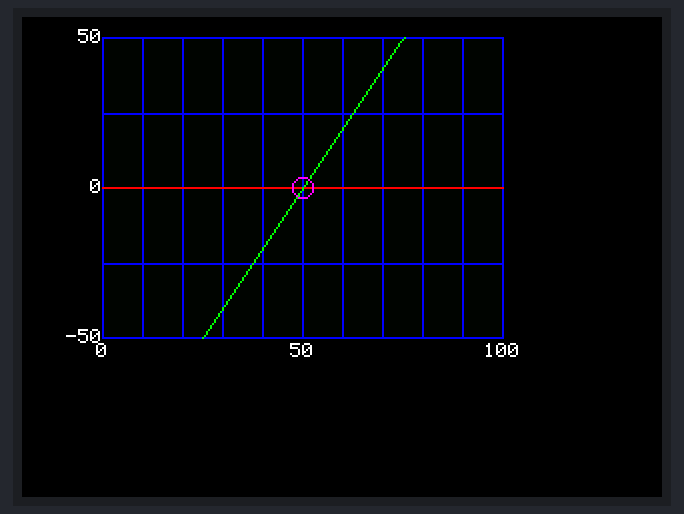
The sketch below on a simulated ESP32. Shown: 320×240 colour display.

Above: at 5.31 s.
At 9.61 s:
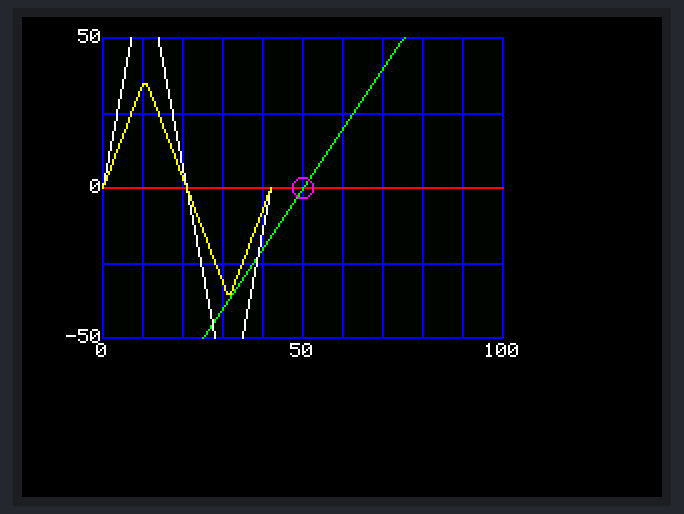
At 13.91 s:
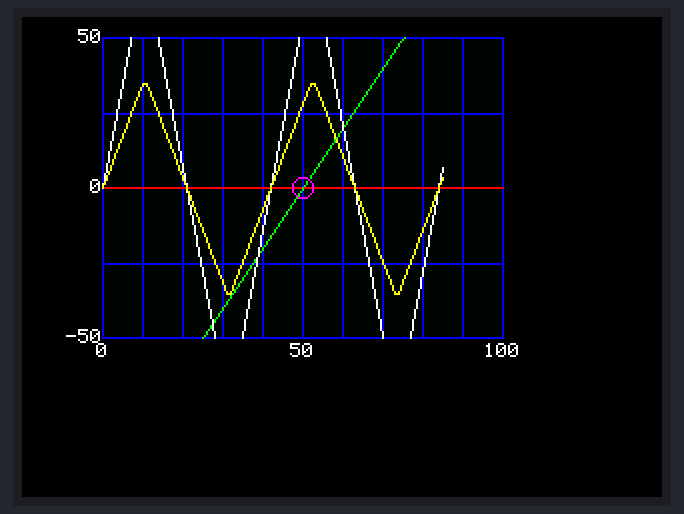
At 22.62 s:
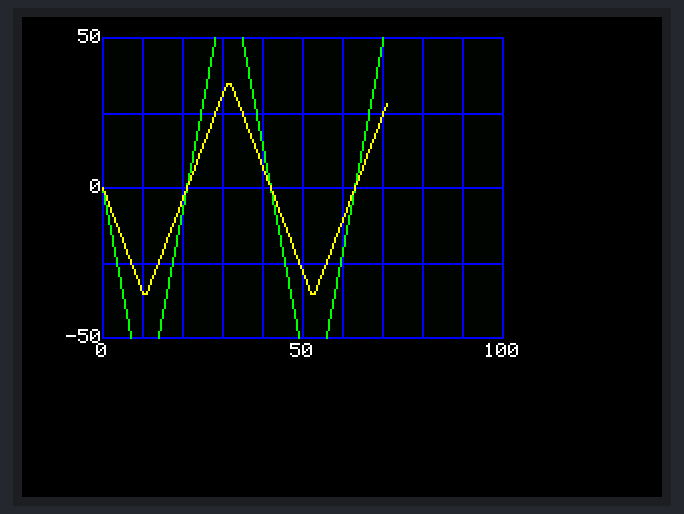
At 31.22 s:
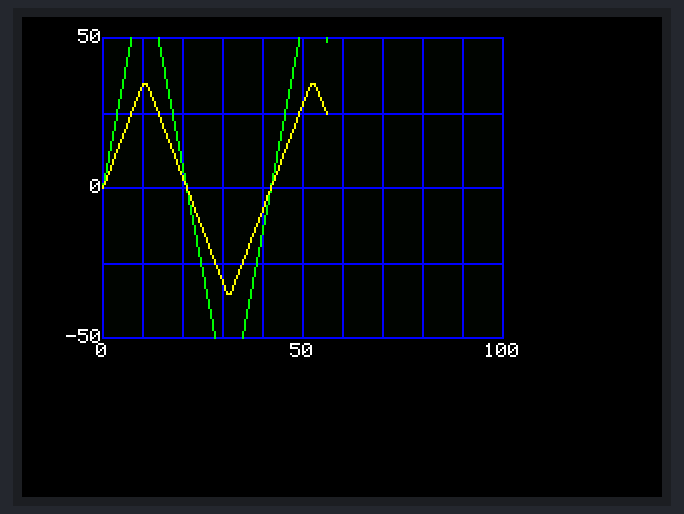
At 39.94 s:
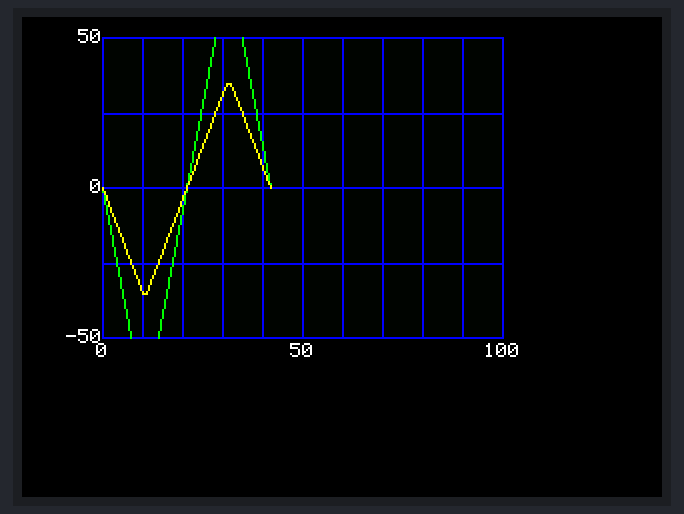

The sketch:

Graph_demo_2.ino
```cpp
// Demonstrate graph widget functions with two independant trace instances
// Multiple traces can be drawn at a time with multiple trace instances
// Note: Traces are automatically clipped at graph boundaries by widget library

// Requires widget library here:
// https://github.com/Bodmer/TFT_eWidget

#include <TFT_eSPI.h>
TFT_eSPI tft = TFT_eSPI();

#include <TFT_eWidget.h>               // Widget library

GraphWidget gr = GraphWidget(&tft);    // Graph widget

// Traces are drawn on tft using graph instance
TraceWidget tr1 = TraceWidget(&gr);    // Graph trace 1
TraceWidget tr2 = TraceWidget(&gr);    // Graph trace 2

void setup() {
  Serial.begin(115200);
  delay(5000);
  tft.begin();
  tft.setRotation(3);
  tft.fillScreen(TFT_BLACK);

  // Graph area is 200 pixels wide, 150 high, dark grey background
  gr.createGraph(200, 150, tft.color565(5, 5, 5));

  // x scale units is from 0 to 100, y scale units is -50 to 50
  gr.setGraphScale(0.0, 100.0, -50.0, 50.0);

  // X grid starts at 0 with lines every 10 x-scale units
  // Y grid starts at -50 with lines every 25 y-scale units
  // blue grid
  gr.setGraphGrid(0.0, 10.0, -50.0, 25.0, TFT_BLUE);

  // Draw empty graph, top left corner at 40,10 on TFT
  gr.drawGraph(40, 10);

  // Start a trace with using red and another with green
  tr1.startTrace(TFT_RED);
  tr2.startTrace(TFT_GREEN);

  // Add points on graph to trace 1 using graph scale factors
  tr1.addPoint(0.0, 0.0);
  tr1.addPoint(100.0, 0.0);

  // Add points on graph to trace 2 using graph scale factors
  // Points are off graph so the plotted line is clipped to graph area
  tr2.addPoint(0.0, -100.0);
  tr2.addPoint(100.0, 100.0);

  // Get x,y pixel coordinates of any scaled point on graph
  // and ring that point.
  tft.drawCircle(gr.getPointX(50.0), gr.getPointY(0.0), 5, TFT_MAGENTA);

  // Draw the x axis scale
  tft.setTextDatum(TC_DATUM); // Top centre text datum
  tft.drawNumber(0, gr.getPointX(0.0), gr.getPointY(-50.0) + 3);
  tft.drawNumber(50, gr.getPointX(50.0), gr.getPointY(-50.0) + 3);
  tft.drawNumber(100, gr.getPointX(100.0), gr.getPointY(-50.0) + 3);

  // Draw the y axis scale
  tft.setTextDatum(MR_DATUM); // Middle right text datum
  tft.drawNumber(-50, gr.getPointX(0.0), gr.getPointY(-50.0));
  tft.drawNumber(0, gr.getPointX(0.0), gr.getPointY(0.0));
  tft.drawNumber(50, gr.getPointX(0.0), gr.getPointY(50.0));

  // Restart traces with new colours
  tr1.startTrace(TFT_WHITE);
  tr2.startTrace(TFT_YELLOW);
}

void loop() {
  static uint32_t plotTime = millis();
  static float gx = 0.0, gy = 0.0;
  static float delta = 7.0;

  // Sample periodically
  if (millis() - plotTime >= 100) {
    plotTime = millis();

    // Add a new point on each trace
    tr1.addPoint(gx, gy);
    tr2.addPoint(gx, gy/2.0); // half y amplitude

    // Create next plot point
    gx += 1.0;
    gy += delta;
    if (gy >  70.0) { delta = -7.0; gy =  70.0; }
    if (gy < -70.0) { delta =  7.0; gy = -70.0; }

    // If the end of the graph is reached start 2 new traces
    if (gx > 100.0) {
      gx = 0.0;
      gy = 0.0;

      // Draw empty graph at 40,10 on display
      gr.drawGraph(40, 10);
      // Start new trace
      tr1.startTrace(TFT_GREEN);
      tr2.startTrace(TFT_YELLOW);
    }
  }
}
```
